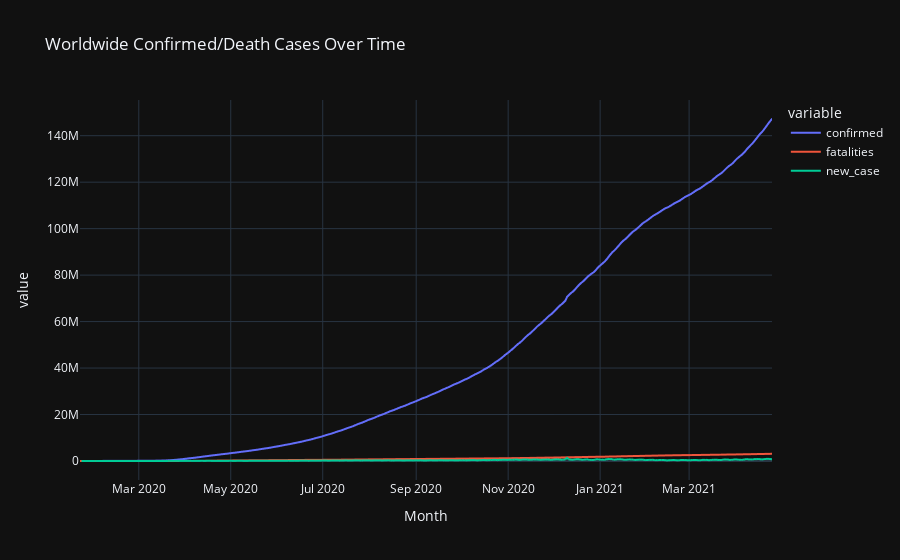

This figure's notebook cell:
### Code cell
fig = px.line(ww_melt_df, x="Month", y="value", color='variable', 
              title="Worldwide Confirmed/Death Cases Over Time")
fig.show()

### Figure 1 — Plotly figure (JSON) as saved in the notebook; plotly's stock layout.template omitted (floating-point values rounded to 4 significant figures; data arrays with more than 128 entries replaced by an {"elided": "..."} marker saying what was removed)
{"data": [{"hovertemplate": "variable=confirmed<br>Month=%{x}<br>value=%{y}<extra></extra>", "legendgroup": "confirmed", "line": {"color": "#636efa", "dash": "solid"}, "mode": "lines", "name": "confirmed", "showlegend": true, "type": "scattergl", "x": {"elided": "460 str values"}, "xaxis": "x", "y": {"elided": "460 int values"}, "yaxis": "y"}, {"hovertemplate": "variable=fatalities<br>Month=%{x}<br>value=%{y}<extra></extra>", "legendgroup": "fatalities", "line": {"color": "#EF553B", "dash": "solid"}, "mode": "lines", "name": "fatalities", "showlegend": true, "type": "scattergl", "x": {"elided": "460 str values"}, "xaxis": "x", "y": {"elided": "460 int values"}, "yaxis": "y"}, {"hovertemplate": "variable=new_case<br>Month=%{x}<br>value=%{y}<extra></extra>", "legendgroup": "new_case", "line": {"color": "#00cc96", "dash": "solid"}, "mode": "lines", "name": "new_case", "showlegend": true, "type": "scattergl", "x": {"elided": "460 str values"}, "xaxis": "x", "y": {"elided": "460 int values"}, "yaxis": "y"}], "layout": {"legend": {"title": {"text": "variable"}, "tracegroupgap": 0}, "title": {"text": "Worldwide Confirmed/Death Cases Over Time"}, "xaxis": {"anchor": "y", "domain": [0, 1], "title": {"text": "Month"}}, "yaxis": {"anchor": "x", "domain": [0, 1], "title": {"text": "value"}}}}
